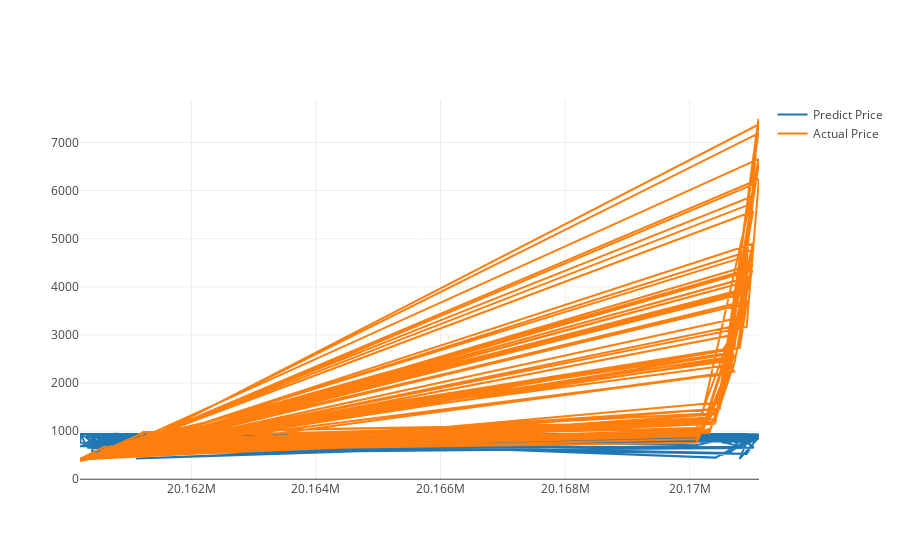

Source (notebook cell):
### Code cell
actual_chart = go.Scatter(x=predictDates, y=testY_reshape, name= 'Actual Price')
predict_chart = go.Scatter(x=predictDates, y=yhat_reshape, name= 'Predict Price')
py.iplot([predict_chart, actual_chart])

### Figure 1 — Plotly figure (JSON) as saved in the notebook; plotly's stock layout.template omitted (floating-point values rounded to 4 significant figures; data arrays with more than 128 entries replaced by an {"elided": "..."} marker saying what was removed)
{"data": [{"name": "Predict Price", "type": "scatter", "x": {"elided": "192 int values"}, "y": {"elided": "192 float values"}}, {"name": "Actual Price", "type": "scatter", "x": {"elided": "192 int values"}, "y": {"elided": "192 float values"}}], "layout": {}}
